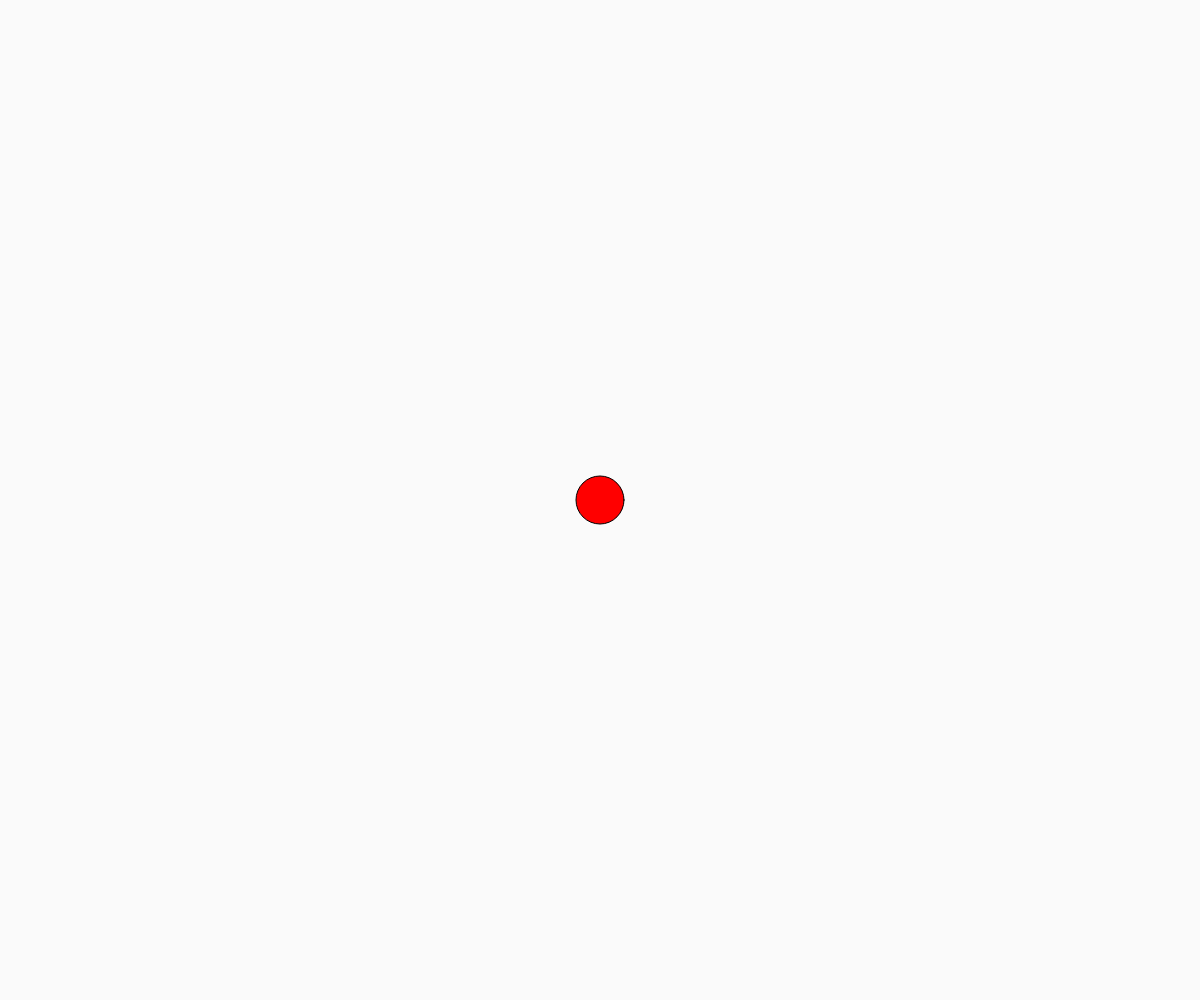
Frame 1 (no input)
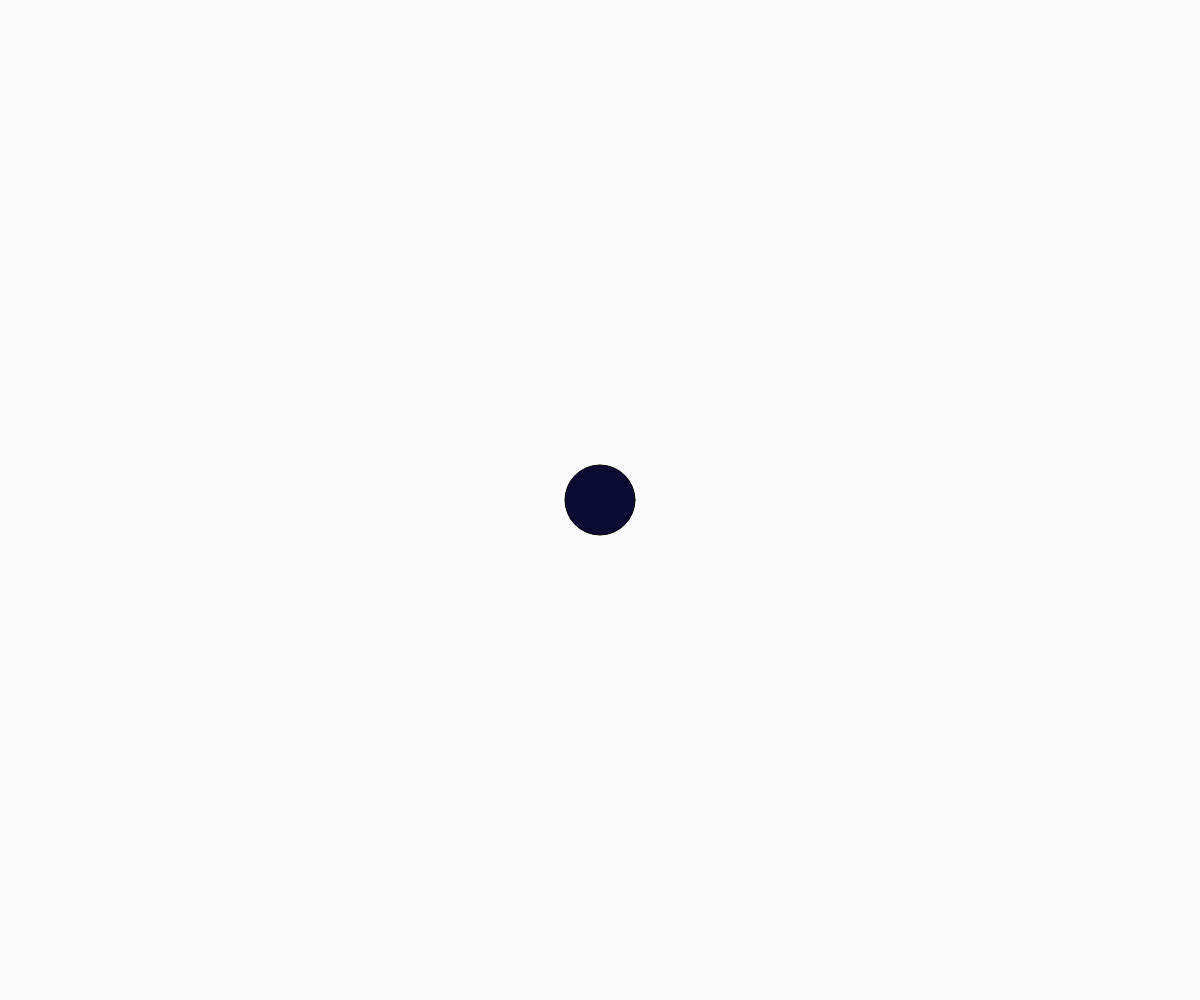
Frame 60 (no input)
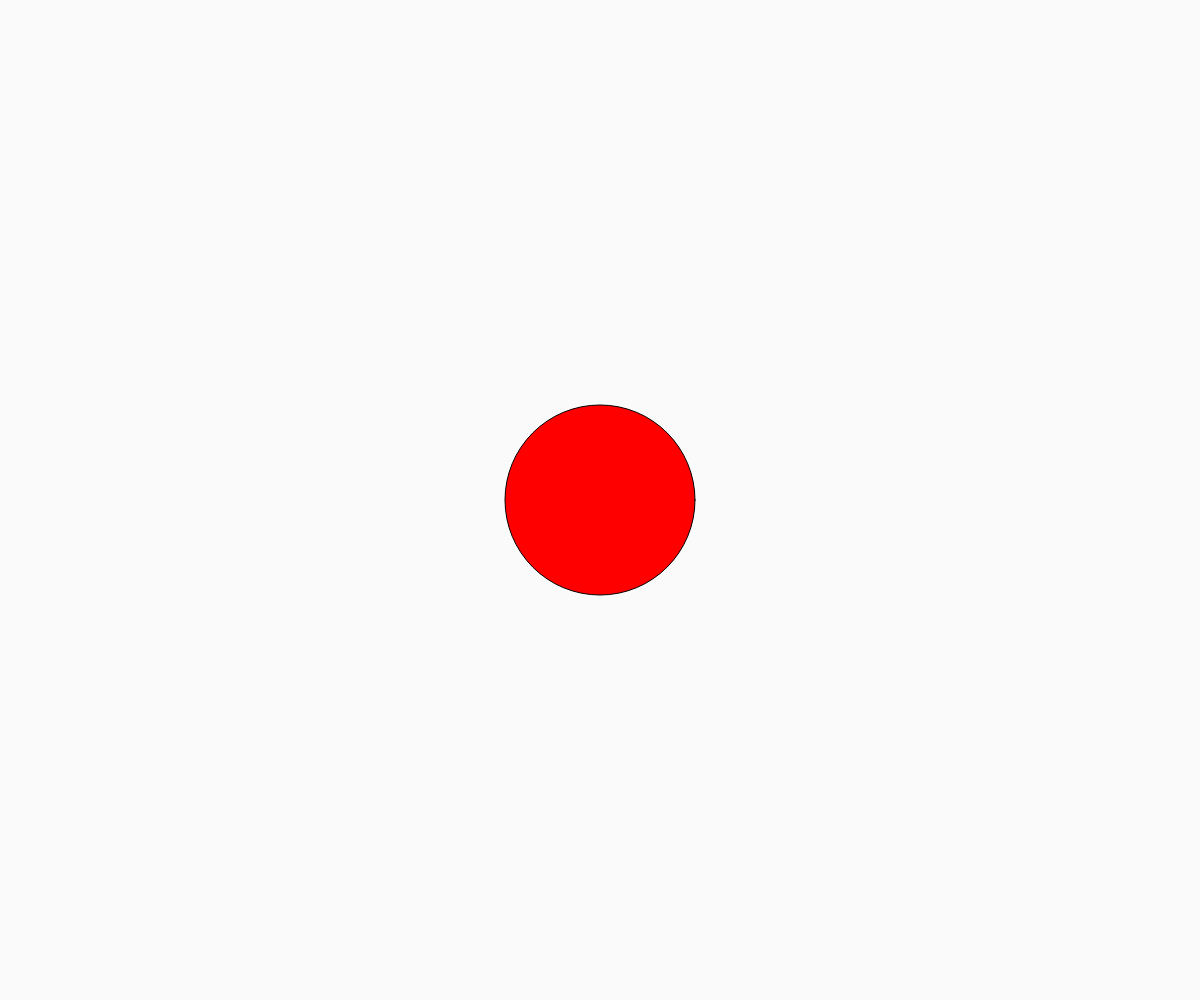
Frame 120 (the mouse pressed at the canvas centre since frame 60)

The p5.js sketch that drew these frames (run headless with seeded random() and noise() and a simulated clock; from frame 60 on, the mouse is pressed at the canvas centre):

// p5.js sketch
// ── sketch.js
// Project Title
// Your Name
// Date
//
// Extra for Experts:
// - describe what you did to take this project "above and beyond"

let currentColor = 0;
let circleSize = 50;
let growing = false;
let myColor;
function setup() {
  createCanvas(windowWidth, windowHeight);
  myColor = color(10, 10, 50);
}

function draw() {
  background(250);



  switch (currentColor) {
    case 0:
      fill(255, 0, 0); break;

    case 1:
      fill(myColor); break;

    case 2:
      fill(0, 255, 255); break;

  }



  if (frameCount % 30 === 0)
    currentColor++;
  if (currentColor > 2) currentColor = 0;

  //circle, grow,shrink
  if (growing === true) circleSize += 2;
  else circleSize -=2;

  circle(width / 2, height / 2, circleSize);

  
}


function keyPressed(){
  if(key === "a"){
    growing = !growing;

  }

}
